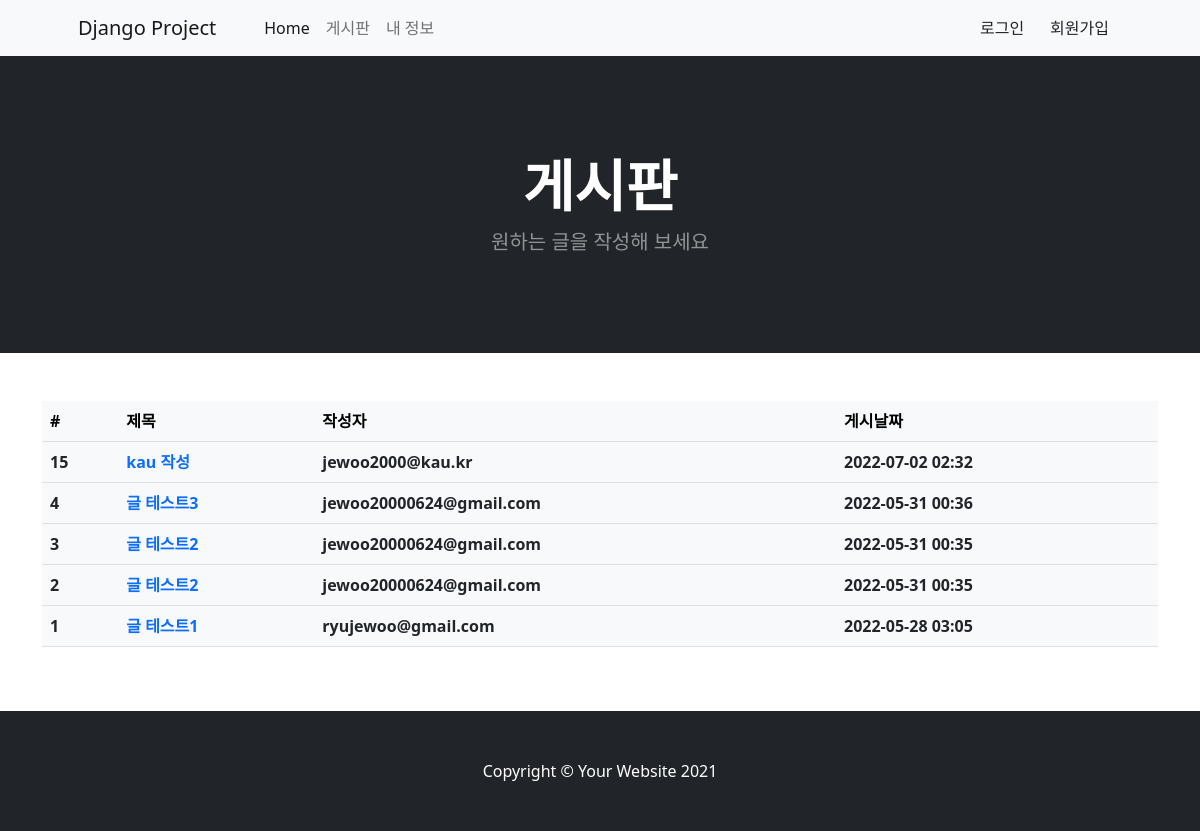
Page /board/ on the earlier database version.
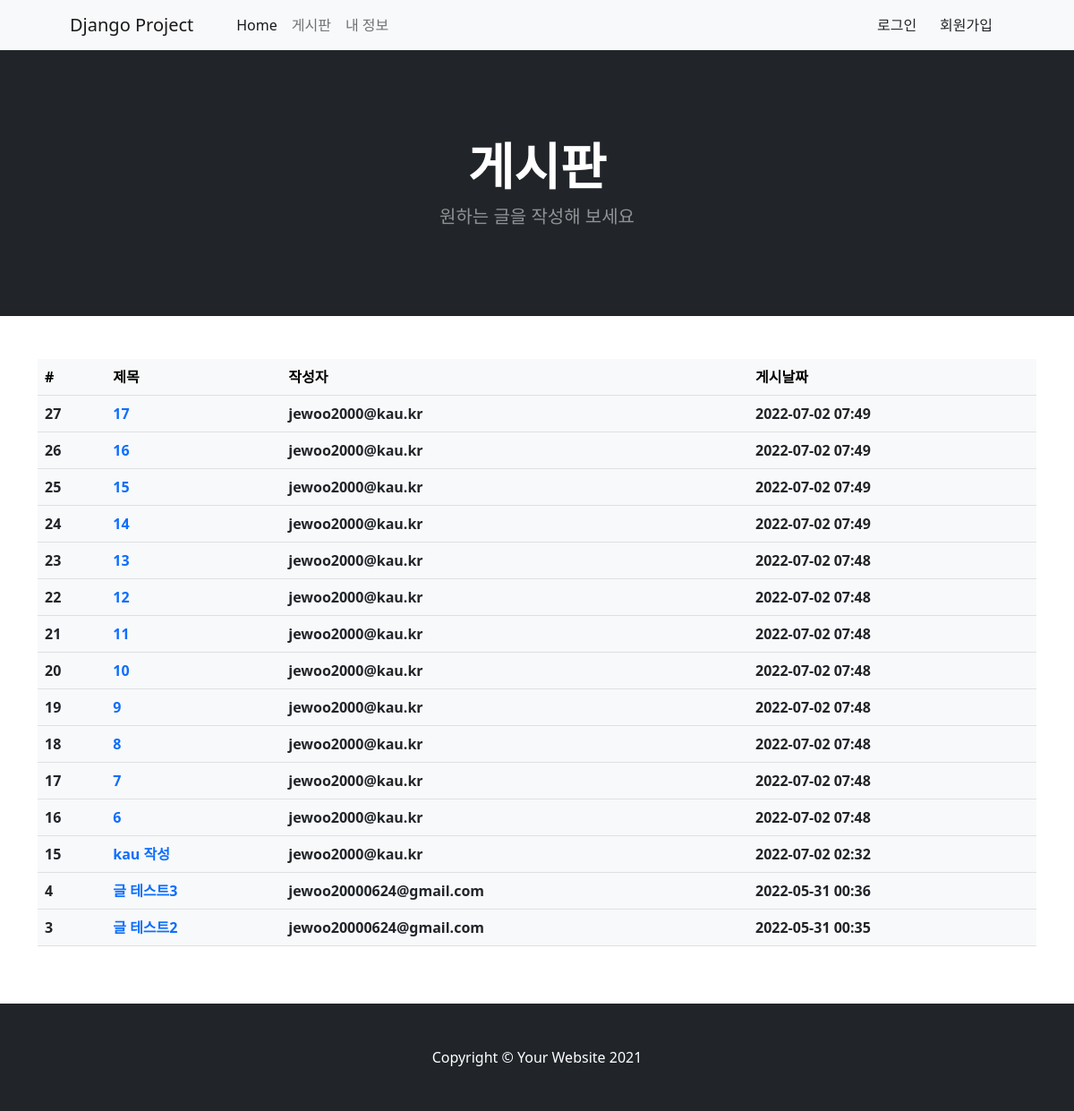
Same page on the later database version.
### post/models.py (models this page shows, shortened)
class Post(models.Model):
    user = models.ForeignKey(
        'user.User', on_delete=models.CASCADE, verbose_name='작성자')
    title = models.CharField(max_length=64, verbose_name='제목')
    contents = models.TextField(verbose_name='내용')
    register_date = models.DateTimeField(
        auto_now_add=True, verbose_name='등록날짜')
    class Meta:
        db_table = 'Post'
        verbose_name = '글'
        verbose_name_plural = '글'

### user/models.py (models this page shows)
class User(models.Model):
    email = models.EmailField(verbose_name='이메일', unique=True)
    password = models.CharField(max_length=64, verbose_name='비밀번호')
    register_date = models.DateTimeField(
        auto_now_add=True, verbose_name='등록날짜')
    def __str__(self):
        return self.email
    class Meta:
        db_table = 'User'
        verbose_name = '사용자'
        verbose_name_plural = '사용자'

### post/views.py (the view)
# urls.py: path('board/', PostList.as_view()),
class PostList(ListView):  # post 목록을 보여주는 view
    model = Post
    paginate_by = 15
    page_kwargs = 'page'  # 역순으로 정렬
    ordering = '-register_date'
    template_name = 'board.html'

### post/templates/board.html (shortened to what this page needs)
{% extends "base.html" %}
{% load humanize %}

### post/templates/base.html (shortened to what this page needs)
<!DOCTYPE html>
<html lang="en">
<head>
    <link href="https://cdn.jsdelivr.net/npm/bootstrap@5.2.0-beta1/dist/css/bootstrap.min.css" rel="stylesheet"
>
</head>
<body>
    <nav class="navbar navbar-expand-lg navbar-light bg-light">
        <div class="container px-4 px-lg-5">
            <a class="navbar-brand" href="#!">Django Project</a>
            <div class="collapse navbar-collapse" id="navbarSupportedContent">
                <ul class="navbar-nav me-auto mb-2 mb-lg-0 ms-lg-4">
                    <li class="nav-item"><a class="nav-link active" aria-current="page" href="#!">Home</a></li>
                    <li class="nav-item"><a class="nav-link" href="#!">게시판</a></li>
                    <li class="nav-item"><a class="nav-link" href="#!">내 정보</a></li>
                </ul>
                <form class="d-flex">
                    <button class="btn" type="submit">
                        로그인
                    </button>
                    <button class="btn" type="submit">
                        회원가입
                    </button>
                </form>
            </div>
        </div>
    </nav>
    <header class="bg-dark py-5">
        <div class="container px-4 px-lg-5 my-5">
            <div class="text-center text-white">
                <h1 class="display-4 fw-bolder">게시판</h1>
                <p class="lead fw-normal text-white-50 mb-0">원하는 글을 작성해 보세요</p>
            </div>
        </div>
    </header>
    <div class="container mb-lg-5">
        <div class="row mt-5">
            <div class="col-12">
                <table class="table table-light">
                    <thead class="thead-light">
                        <tr>
                            <th scope="col">#</th>
                            <th scope="col">제목</th>
                            <th scope="col">작성자</th>
                            <th scope="col">게시날짜</th>
                        </tr>
                    </thead>
                    <tbody class="text-dark">
                        {% for post in object_list %}
                        <tr>
                            <th scope="row">{{ post.id }}</th>
                            <th><a href="/board/{{ post.id }}/" style="text-decoration: none;">{{ post.title }}</a></th>
                            <th>{{ post.user }}</th>
                            <th>{{ post.register_date|date:'Y-m-d H:i' }}</th>
                        </tr>
                        {% endfor %}
                    </tbody>
                </table>
            </div>
        </div>
    </div>
    <footer class="py-5 bg-dark">
        <div class="container">
            <p class="m-0 text-center text-white">Copyright &copy; Your Website 2021</p>
        </div>
    </footer>
</body>
</html>

Differences in the rows shown:
no longer on this page (row unchanged): Post: id "2", title "글 테스트2", user "jewoo20000624@gmail.com", register_date "2022-05-31 00:35"
no longer on this page (row unchanged): Post: id "1", title "글 테스트1", user "ryujewoo@gmail.com", register_date "2022-05-28 03:05"
added Post: id "27", title "17", user "jewoo2000@kau.kr", register_date "2022-07-02 07:49"
added Post: id "26", title "16", user "jewoo2000@kau.kr", register_date "2022-07-02 07:49"
added Post: id "25", title "15", user "jewoo2000@kau.kr", register_date "2022-07-02 07:49"
added Post: id "24", title "14", user "jewoo2000@kau.kr", register_date "2022-07-02 07:49"
added Post: id "23", title "13", user "jewoo2000@kau.kr", register_date "2022-07-02 07:48"
added Post: id "22", title "12", user "jewoo2000@kau.kr", register_date "2022-07-02 07:48"
added Post: id "21", title "11", user "jewoo2000@kau.kr", register_date "2022-07-02 07:48"
added Post: id "20", title "10", user "jewoo2000@kau.kr", register_date "2022-07-02 07:48"
added Post: id "19", title "9", user "jewoo2000@kau.kr", register_date "2022-07-02 07:48"
added Post: id "18", title "8", user "jewoo2000@kau.kr", register_date "2022-07-02 07:48"
added Post: id "17", title "7", user "jewoo2000@kau.kr", register_date "2022-07-02 07:48"
added Post: id "16", title "6", user "jewoo2000@kau.kr", register_date "2022-07-02 07:48"
